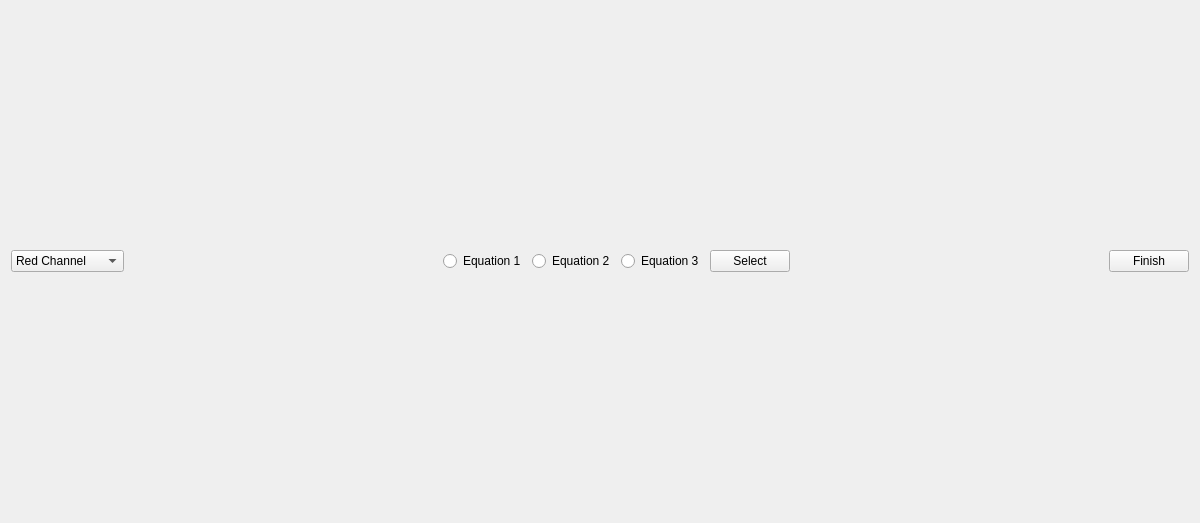
<?xml version="1.0" encoding="UTF-8"?>
<ui version="4.0">
 <class>Form</class>
 <widget class="QWidget" name="Form">
  <property name="geometry">
   <rect>
    <x>0</x>
    <y>0</y>
    <width>1200</width>
    <height>523</height>
   </rect>
  </property>
  <property name="windowTitle">
   <string>Fit curve tool</string>
  </property>
  <property name="windowIcon">
   <iconset resource="icons.qrc">
    <normaloff>:/icons/curvechart-edit.png</normaloff>:/icons/curvechart-edit.png</iconset>
  </property>
  <layout class="QHBoxLayout" name="horizontalLayout">
   <item>
    <layout class="QVBoxLayout" name="verticalLayout_8">
     <item>
      <layout class="QHBoxLayout" name="horizontalLayout_5">
       <item>
        <widget class="QComboBox" name="comboBox">
         <item>
          <property name="text">
           <string>Red Channel</string>
          </property>
         </item>
         <item>
          <property name="text">
           <string>Green Channel</string>
          </property>
         </item>
         <item>
          <property name="text">
           <string>Blue Channel</string>
          </property>
         </item>
        </widget>
       </item>
       <item>
        <spacer name="horizontalSpacer">
         <property name="orientation">
          <enum>Qt::Horizontal</enum>
         </property>
         <property name="sizeHint" stdset="0">
          <size>
           <width>40</width>
           <height>20</height>
          </size>
         </property>
        </spacer>
       </item>
       <item>
        <widget class="QRadioButton" name="radioButton_eq1">
         <property name="text">
          <string>Equation 1</string>
         </property>
        </widget>
       </item>
       <item>
        <widget class="QRadioButton" name="RadioButton_eq2">
         <property name="text">
          <string>Equation 2</string>
         </property>
        </widget>
       </item>
       <item>
        <widget class="QRadioButton" name="radioButton_3">
         <property name="text">
          <string>Equation 3</string>
         </property>
        </widget>
       </item>
       <item>
        <widget class="QPushButton" name="select_curve">
         <property name="text">
          <string>Select</string>
         </property>
        </widget>
       </item>
       <item>
        <spacer name="horizontalSpacer_2">
         <property name="orientation">
          <enum>Qt::Horizontal</enum>
         </property>
         <property name="sizeHint" stdset="0">
          <size>
           <width>40</width>
           <height>20</height>
          </size>
         </property>
        </spacer>
       </item>
       <item>
        <widget class="QPushButton" name="finish_button">
         <property name="text">
          <string>Finish</string>
         </property>
        </widget>
       </item>
      </layout>
     </item>
    </layout>
   </item>
  </layout>
 </widget>
 <resources>
  <include location="icons.qrc"/>
 </resources>
 <connections/>
</ui>
